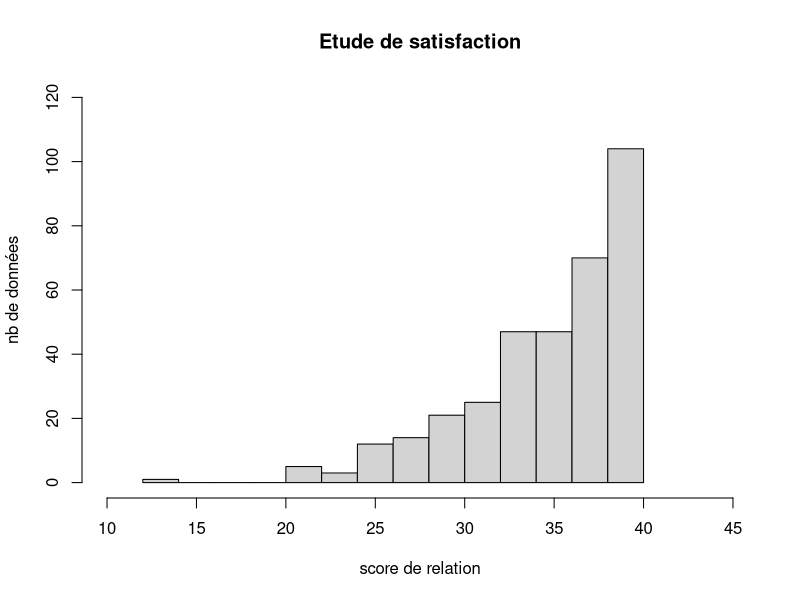
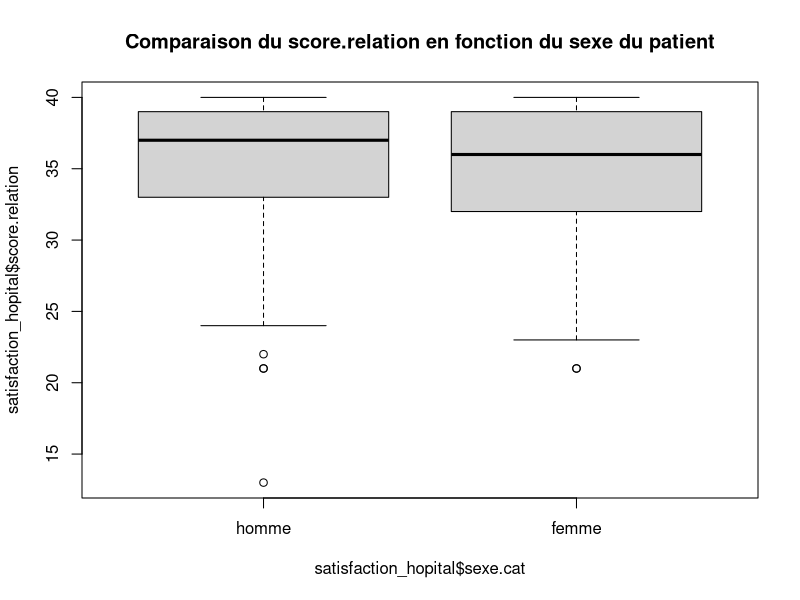

Write the R code that produced these figures, in order.
## ---- chunk 1
library(prettyR)
## ---- chunk 2
satisfaction_hopital <- read.csv2("satisfaction_hopital.csv")
## ---- chunk 3

## ---- chunk 4
satisfaction_hopital$sexe.cat = factor(satisfaction_hopital$sexe, labels = c("homme", "femme"))
round(prop.table(table(satisfaction_hopital$sexe.cat))*100, 1)
## ---- chunk 5
satisfaction_hopital$profession.cat = factor(satisfaction_hopital$profession, labels = c(
"agriculteur", 
"artisan", 
"cadre", 
"fonction publique", 
"employe", 
"ouvrier", 
"etudiant", 
"autre"))
round(prop.table(table(satisfaction_hopital$profession.cat))*100, 1)
## ---- chunk 6
describe(subset(satisfaction_hopital, select=c(age, amelioration.sante, amelioration.moral, recommander, score.relation, score.information)), num.desc=c("mean","median","sd","min","max","valid.n"))
## ---- chunk 7
hist(satisfaction_hopital$score.relation,  xlim=c(10,45),ylim=c(0,120), main = "Etude de satisfaction", xlab="score de relation", ylab="nb de données")
## ---- chunk 8
boxplot(satisfaction_hopital$score.relation ~ satisfaction_hopital$sexe.cat, main="Comparaison du score.relation en fonction du sexe du patient")
